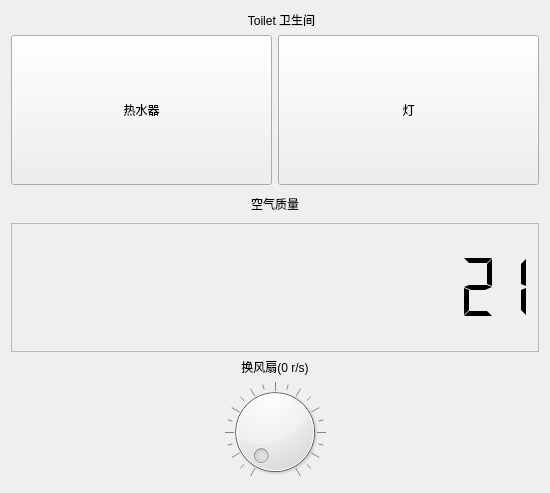
<?xml version="1.0" encoding="UTF-8"?>
<ui version="4.0">
 <class>Toilet</class>
 <widget class="QWidget" name="Toilet">
  <property name="geometry">
   <rect>
    <x>0</x>
    <y>0</y>
    <width>550</width>
    <height>493</height>
   </rect>
  </property>
  <property name="windowTitle">
   <string>Form</string>
  </property>
  <layout class="QVBoxLayout" name="verticalLayout_3">
   <item>
    <widget class="QLabel" name="label">
     <property name="text">
      <string>    Toilet 卫生间</string>
     </property>
     <property name="alignment">
      <set>Qt::AlignCenter</set>
     </property>
    </widget>
   </item>
   <item>
    <layout class="QHBoxLayout" name="horizontalLayout">
     <item>
      <widget class="QPushButton" name="WaterHeater">
       <property name="minimumSize">
        <size>
         <width>0</width>
         <height>150</height>
        </size>
       </property>
       <property name="text">
        <string>热水器</string>
       </property>
       <property name="checkable">
        <bool>true</bool>
       </property>
      </widget>
     </item>
     <item>
      <widget class="QPushButton" name="Lamp">
       <property name="minimumSize">
        <size>
         <width>0</width>
         <height>150</height>
        </size>
       </property>
       <property name="text">
        <string>灯</string>
       </property>
       <property name="checkable">
        <bool>true</bool>
       </property>
      </widget>
     </item>
    </layout>
   </item>
   <item>
    <layout class="QVBoxLayout" name="verticalLayout_2" stretch="1,5">
     <item>
      <widget class="QLabel" name="label_2">
       <property name="text">
        <string>空气质量</string>
       </property>
       <property name="alignment">
        <set>Qt::AlignCenter</set>
       </property>
      </widget>
     </item>
     <item>
      <widget class="QLCDNumber" name="AirQuality">
       <property name="frameShape">
        <enum>QFrame::StyledPanel</enum>
       </property>
       <property name="frameShadow">
        <enum>QFrame::Raised</enum>
       </property>
       <property name="lineWidth">
        <number>1</number>
       </property>
       <property name="midLineWidth">
        <number>1</number>
       </property>
       <property name="smallDecimalPoint">
        <bool>false</bool>
       </property>
       <property name="digitCount">
        <number>15</number>
       </property>
       <property name="mode">
        <enum>QLCDNumber::Dec</enum>
       </property>
       <property name="segmentStyle">
        <enum>QLCDNumber::Flat</enum>
       </property>
       <property name="intValue" stdset="0">
        <number>21</number>
       </property>
      </widget>
     </item>
    </layout>
   </item>
   <item>
    <layout class="QVBoxLayout" name="verticalLayout">
     <item>
      <widget class="QLabel" name="FanDisplay">
       <property name="text">
        <string>换风扇(0 r/s)</string>
       </property>
       <property name="alignment">
        <set>Qt::AlignCenter</set>
       </property>
      </widget>
     </item>
     <item>
      <widget class="QDial" name="Fan">
       <property name="invertedAppearance">
        <bool>false</bool>
       </property>
       <property name="invertedControls">
        <bool>false</bool>
       </property>
       <property name="wrapping">
        <bool>false</bool>
       </property>
       <property name="notchTarget">
        <double>5.000000000000000</double>
       </property>
       <property name="notchesVisible">
        <bool>true</bool>
       </property>
      </widget>
     </item>
    </layout>
   </item>
  </layout>
 </widget>
 <resources/>
 <connections/>
</ui>
